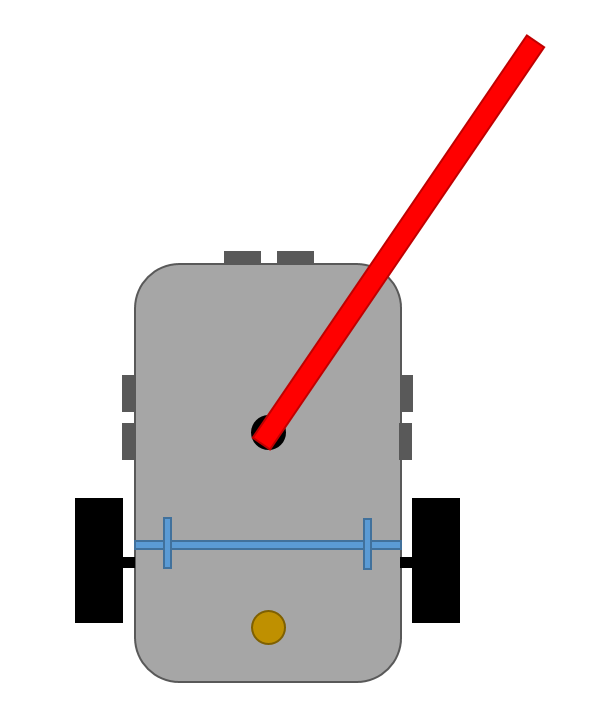
#> input picture Presentation/1.PNG, 596 x 723 px, given in place of 1.jpg, which was not available
$ python wall_position_slave.py   (Python 2 division)
#> lines starting #> are read from the running program, lines starting #| are printed output that depends on the picture; after the words box and inside, x2 and y2 are one past the last pixel; in counts of white or black regions, pixels touching at a corner belong together; pictures that were not available may be replaced by others from this repository, and a replacement may not be noted
import cv2
import numpy as np
from math import atan2,degrees,sqrt
from numpy import zeros, newaxis
########################################################################

def vertical_lines(img):

    hsv = cv2.cvtColor(img, cv2.COLOR_BGR2HSV)
    lower_range = np.array([0, 0, 0], dtype=np.uint8)
    upper_range = np.array([180, 255, 50], dtype=np.uint8)
    mask_1 = cv2.inRange(hsv, lower_range, upper_range)

    mask_2=cv2.bitwise_and(img,img,mask_1)


    negative=negative_image(mask_2)

    gray_image = cv2.cvtColor(negative, cv2.COLOR_BGR2GRAY)

    mask_white = cv2.inRange(gray_image, 200, 255)

    mask_w_image = cv2.bitwise_and(gray_image, mask_white)

    kernel_size = (5,5)
    gauss_gray = cv2.GaussianBlur(mask_w_image,kernel_size, 0)

    low_threshold = 50
    high_threshold = 150
    canny_edges = cv2.Canny(gauss_gray,low_threshold,high_threshold)


    list_of_lines = hough_lines(canny_edges)

    if list_of_lines is None:
        return

    list_of_lines_vertical = eliminate_horizontal(list_of_lines)


    distin_list_of_lines_vertical = eliminate_similar_lines(list_of_lines_vertical)
    # [8 lines of commented-out code are left out]
    return distin_list_of_lines_vertical

def rotate_90(img):
    (h, w) = img.shape[:2]
    center = (w / 2, h / 2)

    # rotate the image by 90 degrees
    M = cv2.getRotationMatrix2D(center, 90, 1.0)
    rotated = cv2.warpAffine(img, M, (w, h))
    return rotated


def negative_image(img):
	return 255-img

def image_square_maker(img):
    height, width = img.shape[:2]
    a = [height,width]
    min_len = min(a)
    img = img[0:min_len,0:min_len]
    return img


def hough_lines(image):
    """
    `image` should be the output of a Canny transform.
    Returns hough lines (not the image with lines)
    """
    return cv2.HoughLinesP(image, rho=1, theta=np.pi/180, threshold=20, minLineLength=20, maxLineGap=300)

def draw_lines_g(image, lines, color=[0, 255, 0], thickness=2, make_copy=True):
    # the lines returned by cv2.HoughLinesP has the shape (-1, 1, 4)
    if make_copy:
        image = np.copy(image) # don't want to modify the original
    for line in lines:
        for x1,y1,x2,y2 in line:
            cv2.line(image, (x1, y1), (x2, y2), color, thickness)
    return image

def draw_lines_b(image, lines, color=[255, 0, 0], thickness=2, make_copy=True):
    # the lines returned by cv2.HoughLinesP has the shape (-1, 1, 4)
    if make_copy:
        image = np.copy(image) # don't want to modify the original
    for line in lines:
        for x1,y1,x2,y2 in line:
            cv2.line(image, (x1, y1), (x2, y2), color, thickness)
    return image

def draw_lines_r(image, lines, color=[0, 0, 255], thickness=2, make_copy=True):
    # the lines returned by cv2.HoughLinesP has the shape (-1, 1, 4)
    if make_copy:
        image = np.copy(image) # don't want to modify the original
    for line in lines:
        for x1,y1,x2,y2 in line:
            cv2.line(image, (x1, y1), (x2, y2), color, thickness)
    return image

def eliminate_horizontal(lines):
    ver_lin=[]
    for line in lines:
        [x1, y1, x2, y2]=np.ravel(line)
        xDiff = x2 - x1
        yDiff = y2 - y1
	if y1 == y2:
	    continue
	elif (abs(degrees(atan2(yDiff, xDiff)))) < 20:
	    continue
	else:
	    ver_lin.append(line)
    return np.array(ver_lin)


def eliminate_similar_lines(lines):
    new = lines[0]
    new = new[newaxis, :,:]
    i = 0
    for line in lines:
	[x1_lol, y1_lol, x2_lol, y2_lol]=np.ravel(line)
        for t in range( len(new) ):
	    [x1_l, y1_l, x2_l, y2_l]=np.ravel(new[t])
	    xDiff = x1_l - x1_lol
	    xDiff = abs(xDiff)
	    if xDiff < 50 :
		break
	    if len(new) - 1 == t :
		add = line
		add = add[newaxis, :, :,]
		new = np.append(new , add,axis=0)
    return new


########################################################################
def wall_position(ima):
    image = image_square_maker(ima)
    img = image
    img2 = image


    height, width = img2.shape[:2]
    img2 = rotate_90(image)
    horizontal_line=vertical_lines(img2)
    if horizontal_line is None:
        return

    x=[]
    for line in horizontal_line:
        [x1, y1, x2, y2]=np.ravel(line)
        x.append(x1)
    a = min([(v,i) for i,v in enumerate(x)])
    min_line_index = a[1]
    horizontal_line = horizontal_line [min_line_index]
    [x1, y1, x2, y2]=np.ravel(horizontal_line)
    horizontal_line = np.array([[height-y1, x1, height-y2, x2]])
    horizontal_line = horizontal_line[newaxis , : , :]

    return x1

    img = draw_lines_r(img , horizontal_line)


    cv2.imshow('Result',img)
    cv2.waitKey(0)
    cv2.destroyAllWindows()

if __name__ == "__main__":
    img = cv2.imread('1.jpg')
#> img is the input picture: shape (723, 596, 3); mean B, G, R 217.5, 217.4, 223.4
    print wall_position(img)
#> in image_square_maker, `img = img[0:min_len,0:min_len]`:
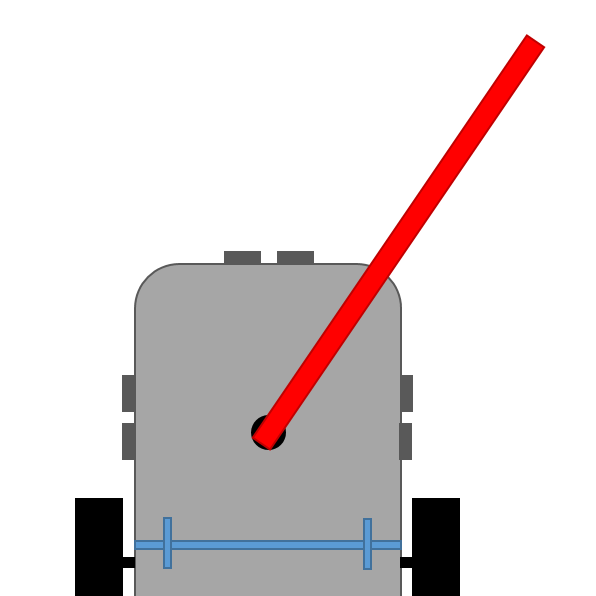
#> img: shape (596, 596, 3); mean of channels 0, 1, 2 217.6, 217.1, 224.3; drawn as B, G, R
#> in rotate_90, `rotated = cv2.warpAffine(img, M, (w, h))`:
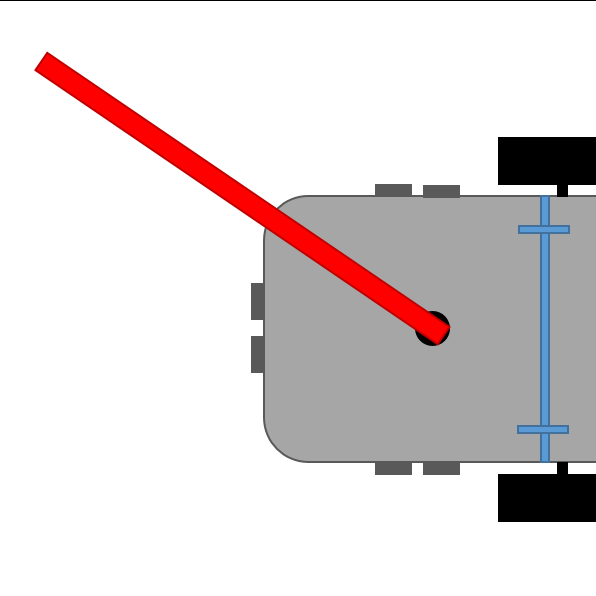
#> rotated: shape (596, 596, 3); mean of channels 0, 1, 2 217.2, 216.7, 223.8; drawn as B, G, R
#> in vertical_lines, `hsv = cv2.cvtColor(img, cv2.COLOR_BGR2HSV)`: hsv: shape (596, 596, 3); mean H, S, V 1, 9.5, 224.9
#> in vertical_lines, `mask_1 = cv2.inRange(hsv, lower_range, upper_range)`:
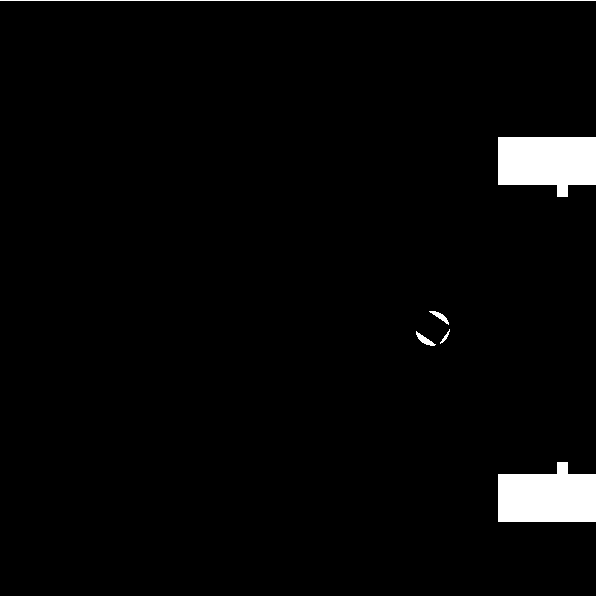
#> mask_1: shape (596, 596); 3% white; 6 white regions, box (x1, y1, x2, y2) and area: (498, 137, 596, 197) 4836, (498, 462, 596, 522) 4836, (0, 0, 596, 1) 596, (416, 331, 436, 346) 109, (429, 311, 449, 325) 93, (440, 329, 450, 344) 39
#> in negative_image, `return 255-img`:
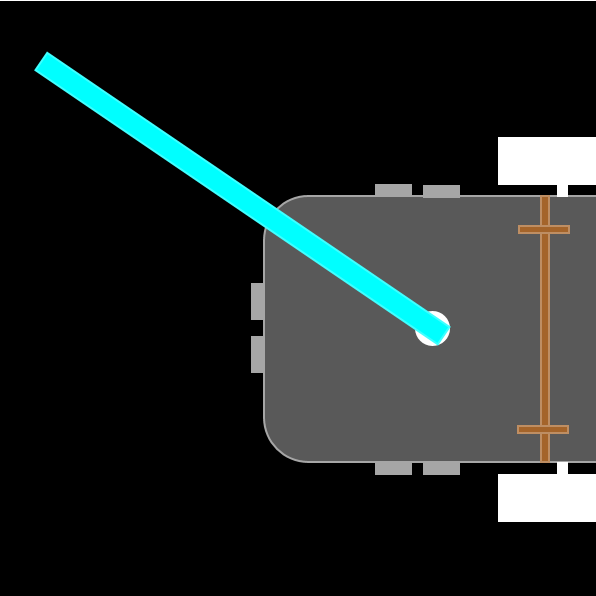
#> returned value: shape (596, 596, 3); mean of channels 0, 1, 2 37.8, 38.3, 31.2; drawn as B, G, R
#> in vertical_lines, `gray_image = cv2.cvtColor(negative, cv2.COLOR_BGR2GRAY)`:
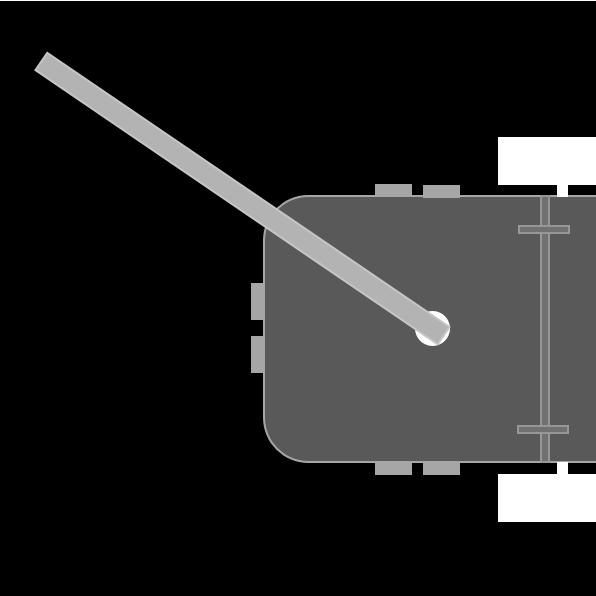
#> gray_image: shape (596, 596); min 0, max 255, mean 36.1
#> in vertical_lines, `mask_white = cv2.inRange(gray_image, 200, 255)`: mask_white: shape (596, 596); 3% white; 6 white regions, box (x1, y1, x2, y2) and area: (498, 137, 596, 197) 4836, (498, 462, 596, 522) 4836, (0, 0, 596, 1) 596, (415, 330, 437, 346) 130, (429, 311, 450, 326) 112, (438, 328, 450, 345) 53
#> in vertical_lines, `canny_edges = cv2.Canny(gauss_gray,low_threshold,high_threshold)`:
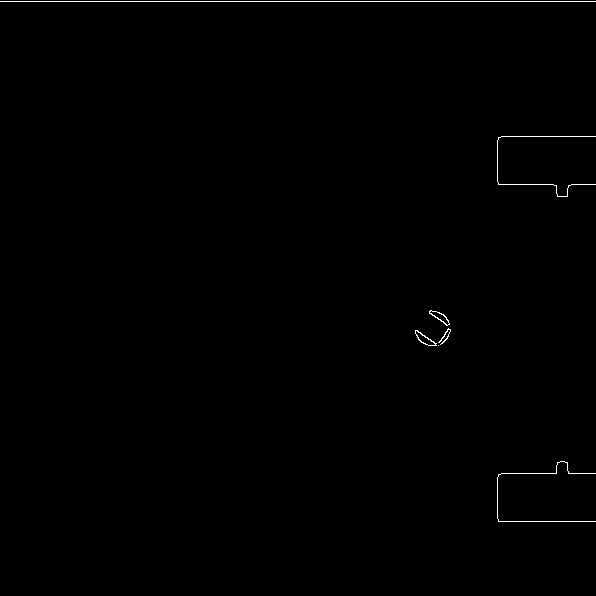
#> canny_edges: shape (596, 596); 0.37% white in thin lines or dots, all inside (x1, y1, x2, y2) = (0, 1, 596, 522)
#> in vertical_lines, `list_of_lines = hough_lines(canny_edges)`: list_of_lines = [[0, 1, 595, 1], [498, 184, 595, 184], [497, 518, 497, 140], [498, 521, 595, 521], [501, 136, 595, 136], [501, 473, 595, 473], [416, 330, 436, 343], [439, 342, 556, 192]]
#> the loop in eliminate_horizontal, `for line in lines:` made 8 passes
#> (x1, y1, x2, y2, xDiff, yDiff) on passes 1 to 8: (0, 1, 595, 1, 595, 0), (498, 184, 595, 184, 97, 0), (497, 518, 497, 140, 0, -378), (498, 521, 595, 521, 97, 0), (501, 136, 595, 136, 94, 0), (501, 473, 595, 473, 94, 0), (416, 330, 436, 343, 20, 13), (439, 342, 556, 192, 117, -150)
#> after the loop in eliminate_horizontal, `for line in lines:`: ver_lin = [[[497, 518, 497, 140]], [[416, 330, 436, 343]], [[439, 342, 556, 192]]]
#> in vertical_lines, `list_of_lines_vertical = eliminate_horizontal(list_of_lines)`: list_of_lines_vertical = [[497, 518, 497, 140], [416, 330, 436, 343], [439, 342, 556, 192]]
#> in eliminate_similar_lines, `new = lines[0]`: new = [[497, 518, 497, 140]]
#> the loop in eliminate_similar_lines, `for line in lines:` made 3 passes
#> after the loop in eliminate_similar_lines, `for line in lines:`: add = [[416, 330, 436, 343]]; new = [[497, 518, 497, 140], [416, 330, 436, 343]]
#> the loop in wall_position, `for line in horizontal_line:` made 2 passes
#> after the loop in wall_position, `for line in horizontal_line:`: x = [497, 416]
#> in wall_position, `a = min([(v,i) for i,v in enumerate(x)])`: a = (416, 1)
#> in wall_position, `min_line_index = a[1]`: min_line_index = 1
#> in wall_position, `horizontal_line = horizontal_line [min_line_index]`: horizontal_line = [[416, 330, 436, 343]]
#> in wall_position, `horizontal_line = np.array([[height-y1, x1, height-y2, x2]])`: horizontal_line = [[266, 416, 253, 436]]
#| 416

$ run again, with Presentation/2.PNG copied over Presentation/1.PNG
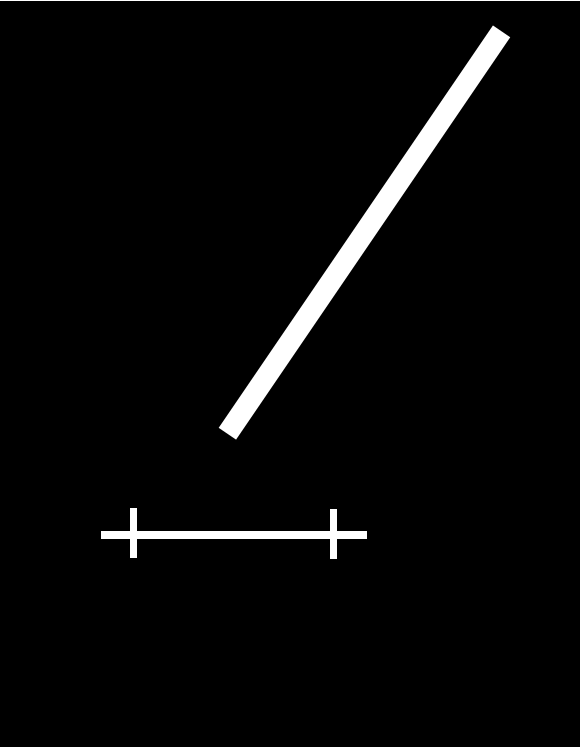
#> input picture Presentation/2.PNG, 581 x 748 px, given in place of 1.jpg, which was not available
#> img is the input picture: shape (748, 581, 3); min 0, max 255, mean 8.7
#> img: shape (581, 581, 3)
#> hsv: shape (581, 581, 3); mean H, S, V 0, 0, 10.6
#> in vertical_lines, `mask_1 = cv2.inRange(hsv, lower_range, upper_range)`:
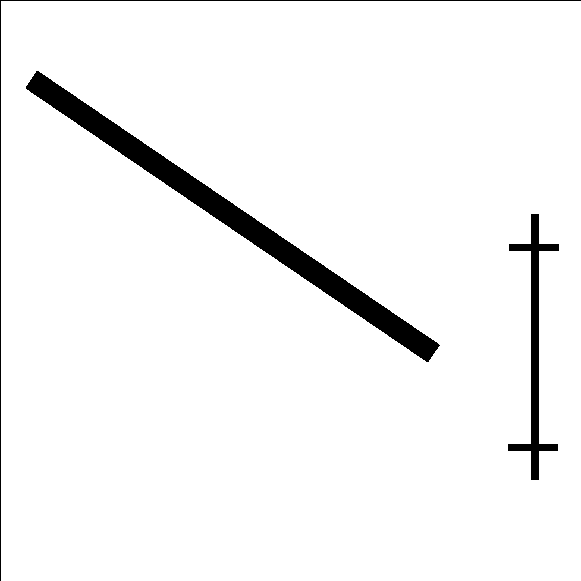
#> mask_1: shape (581, 581); 95.7% white; 3 black regions, box (x1, y1, x2, y2) and area: (26, 71, 440, 362) 10482, (508, 214, 559, 480) 2716, (0, 0, 581, 581) 1161
#> mask_white: shape (581, 581); 95.7% white; 3 black regions, box (x1, y1, x2, y2) and area: (26, 71, 440, 362) 10478, (508, 214, 559, 480) 2716, (0, 0, 581, 581) 1161
#> in vertical_lines, `canny_edges = cv2.Canny(gauss_gray,low_threshold,high_threshold)`:
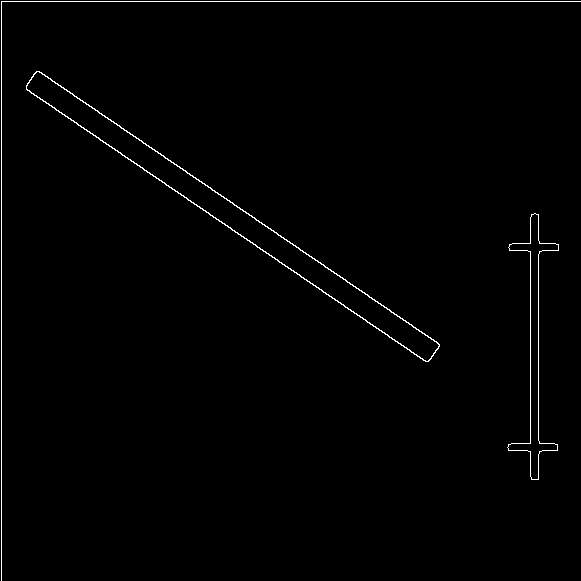
#> canny_edges: shape (581, 581); 0.97% white in thin lines or dots
#> list_of_lines = 16 rows, first 6: [1, 1, 580, 1], [1, 580, 1, 2], [36, 72, 538, 410], [538, 479, 538, 214], [27, 90, 557, 448], [36, 71, 530, 404]
#> the loop in eliminate_horizontal, `for line in lines:` made 16 passes
#> (x1, y1, x2, y2, xDiff, yDiff) on passes 1 to 8: (1, 1, 580, 1, 579, 0), (1, 580, 1, 2, 0, -578), (36, 72, 538, 410, 502, 338), (538, 479, 538, 214, 0, -265), (27, 90, 557, 448, 530, 358), (36, 71, 530, 404, 494, 333), (530, 476, 530, 217, 0, -259), (166, 185, 557, 449, 391, 264)
#> after the loop in eliminate_horizontal, `for line in lines:`: ver_lin = [[[1, 580, 1, 2]], [[36, 72, 538, 410]], [[538, 479, 538, 214]], [[27, 90, 557, 448]], [[36, 71, 530, 404]], [[530, 476, 530, 217]], [[166, 185, 557, 449]], [[38, 71, 210, 187]], [[323, 292, 547, 443]], [[26, 89, 557, 447]], [[429, 360, 531, 214]]]
#> list_of_lines_vertical = [[1, 580, 1, 2], [36, 72, 538, 410], [538, 479, 538, 214], [27, 90, 557, 448], [36, 71, 530, 404], [530, 476, 530, 217], [166, 185, 557, 449], [38, 71, 210, 187], [323, 292, 547, 443], [26, 89, 557, 447], [429, 360, 531, 214]]
#> in eliminate_similar_lines, `new = lines[0]`: new = [[1, 580, 1, 2]]
#> the loop in eliminate_similar_lines, `for line in lines:` made 11 passes
#> after the loop in eliminate_similar_lines, `for line in lines:`: add = [[429, 360, 531, 214]]; new = [[1, 580, 1, 2], [538, 479, 538, 214], [166, 185, 557, 449], [323, 292, 547, 443], [429, 360, 531, 214]]
#> distin_list_of_lines_vertical has the same summary as new in eliminate_similar_lines
#> in wall_position, `horizontal_line=vertical_lines(img2)`: horizontal_line has the same summary as new in eliminate_similar_lines
#> the loop in wall_position, `for line in horizontal_line:` made 5 passes
#> after the loop in wall_position, `for line in horizontal_line:`: x = [1, 538, 166, 323, 429]
#> in wall_position, `a = min([(v,i) for i,v in enumerate(x)])`: a = (1, 0)
#> min_line_index = 0
#> in wall_position, `horizontal_line = horizontal_line [min_line_index]`: horizontal_line = [[1, 580, 1, 2]]
#> in wall_position, `[x1, y1, x2, y2]=np.ravel(horizontal_line)`: x1 = 1; y1 = 580; x2 = 1; y2 = 2
#> in wall_position, `horizontal_line = np.array([[height-y1, x1, height-y2, x2]])`: horizontal_line = [[1, 1, 579, 1]]
#| 1

$ run again, with Presentation/3.PNG copied over Presentation/1.PNG
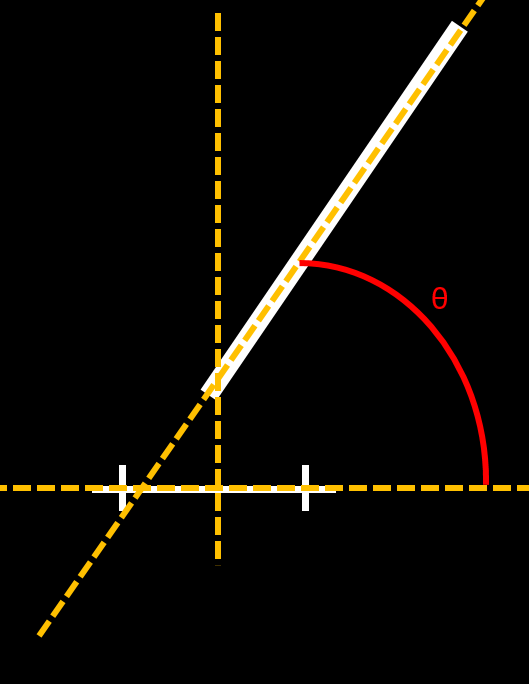
#> input picture Presentation/3.PNG, 529 x 687 px, given in place of 1.jpg, which was not available
#> img is the input picture: shape (687, 529, 3); mean B, G, R 6.5, 10.9, 13.8
#> img: shape (529, 529, 3)
#> hsv: shape (529, 529, 3); mean H, S, V 0.7, 9.3, 15.8
#> in vertical_lines, `mask_1 = cv2.inRange(hsv, lower_range, upper_range)`:
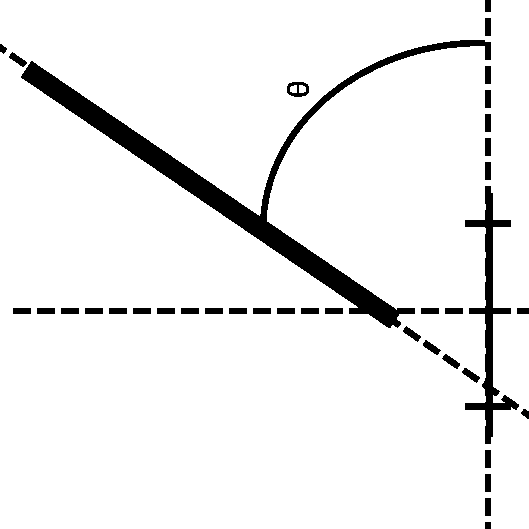
#> mask_1: shape (529, 529); 93.6% white; 38 black regions, largest, box (x1, y1, x2, y2) and area: (21, 40, 491, 328) 11203, (465, 186, 519, 444) 2876, (287, 82, 309, 97) 185
#> mask_white: shape (529, 529); 93.8% white; 38 black regions, largest, box (x1, y1, x2, y2) and area: (21, 40, 491, 328) 10905, (465, 186, 519, 444) 2871, (287, 82, 309, 96) 134
#> in vertical_lines, `canny_edges = cv2.Canny(gauss_gray,low_threshold,high_threshold)`:
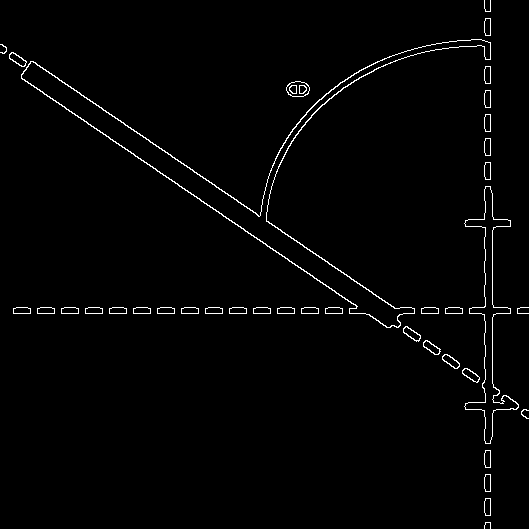
#> canny_edges: shape (529, 529); 1.6% white in thin lines or dots
#> list_of_lines = 52 rows, first 6: [21, 78, 510, 408], [31, 61, 492, 372], [485, 524, 485, 9], [16, 307, 528, 307], [490, 528, 490, 0], [13, 313, 528, 313]
#> the loop in eliminate_horizontal, `for line in lines:` made 52 passes
#> (x1, y1, x2, y2, xDiff, yDiff) on passes 1 to 8: (21, 78, 510, 408, 489, 330), (31, 61, 492, 372, 461, 311), (485, 524, 485, 9, 0, -515), (16, 307, 528, 307, 512, 0), (490, 528, 490, 0, 0, -528), (13, 313, 528, 313, 515, 0), (30, 61, 492, 373, 462, 312), (492, 436, 492, 193, 0, -243)
#> after the loop in eliminate_horizontal, `for line in lines:`: ver_lin = 37 items, first 6: [[21, 78, 510, 408]], [[31, 61, 492, 372]], [[485, 524, 485, 9]], [[490, 528, 490, 0]], [[30, 61, 492, 373]], [[492, 436, 492, 193]]
#> list_of_lines_vertical = 37 rows, first 6: [21, 78, 510, 408], [31, 61, 492, 372], [485, 524, 485, 9], [490, 528, 490, 0], [30, 61, 492, 373], [492, 436, 492, 193]
#> in eliminate_similar_lines, `new = lines[0]`: new = [[21, 78, 510, 408]]
#> the loop in eliminate_similar_lines, `for line in lines:` made 37 passes
#> after the loop in eliminate_similar_lines, `for line in lines:`: add = [[335, 292, 463, 369]]; new = [[21, 78, 510, 408], [485, 524, 485, 9], [397, 319, 527, 410], [254, 237, 521, 411], [186, 166, 422, 46], [335, 292, 463, 369]]
#> distin_list_of_lines_vertical has the same summary as new in eliminate_similar_lines
#> in wall_position, `horizontal_line=vertical_lines(img2)`: horizontal_line has the same summary as new in eliminate_similar_lines
#> the loop in wall_position, `for line in horizontal_line:` made 6 passes
#> after the loop in wall_position, `for line in horizontal_line:`: x = [21, 485, 397, 254, 186, 335]
#> in wall_position, `a = min([(v,i) for i,v in enumerate(x)])`: a = (21, 0)
#> min_line_index = 0
#> in wall_position, `horizontal_line = horizontal_line [min_line_index]`: horizontal_line = [[21, 78, 510, 408]]
#> in wall_position, `[x1, y1, x2, y2]=np.ravel(horizontal_line)`: x1 = 21; y1 = 78; x2 = 510; y2 = 408
#> in wall_position, `horizontal_line = np.array([[height-y1, x1, height-y2, x2]])`: horizontal_line = [[451, 21, 121, 510]]
#| 21
